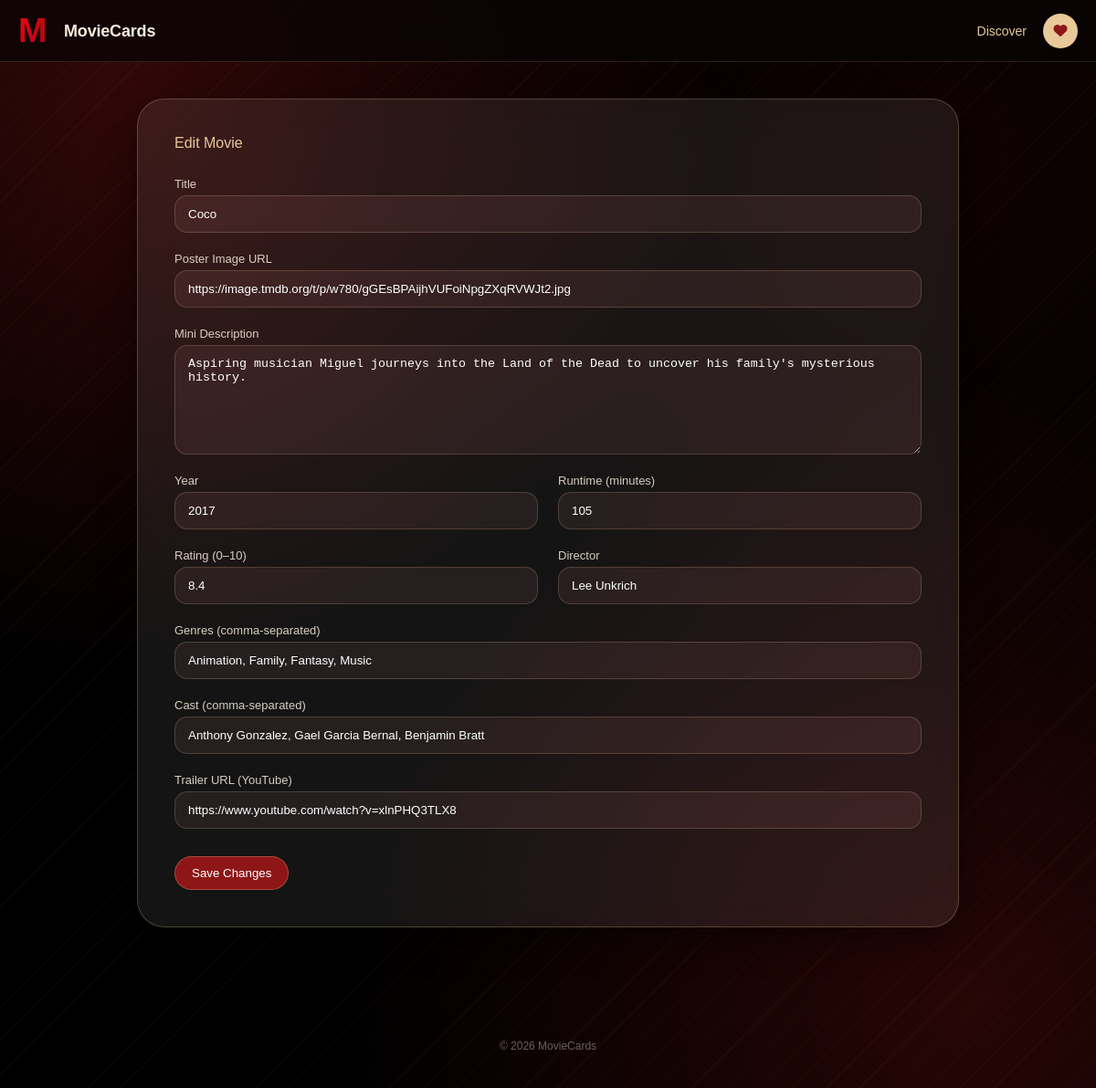
/admin/movie/6/edit (signed in), run on the app's committed database.
### app/models.py (models this page shows, shortened)
class Movie(db.Model):
    __tablename__ = "movies"
    id = db.Column(db.Integer, primary_key=True)
    title = db.Column(db.String(200), nullable=False)
    poster_url = db.Column(db.String(500), nullable=False)
    description = db.Column(db.Text, nullable=False, default="")
    year = db.Column(db.Integer, nullable=True)
    runtime_minutes = db.Column(db.Integer, nullable=True)
    rating = db.Column(db.Float, nullable=True)
    genres = db.Column(db.String(300), nullable=False, default="")  # comma-separated
    director = db.Column(db.String(150), nullable=True)
    cast = db.Column(db.String(500), nullable=True)  # comma-separated names
    trailer_url = db.Column(db.String(500), nullable=True)  # YouTube URL
    created_at = db.Column(db.DateTime, default=utcnow)
    likes = db.relationship("Like", backref="movie", cascade="all, delete-orphan")

### app/routes/admin_routes.py (the view)
@admin.route("/movie/<int:movie_id>/edit", methods=["GET", "POST"])
@login_required
def edit_movie(movie_id):
    movie = Movie.query.get_or_404(movie_id)
    if request.method == "POST":
        _movie_from_form(movie)
        db.session.commit()
        flash(f'"{movie.title}" was updated.', "success")
        return redirect(url_for("admin.dashboard"))
    return render_template("admin/add-movie.html", movie=movie)

### app/routes/admin_routes.py (called while the page is built)
def login_required(view):
    @wraps(view)
    def wrapped(*args, **kwargs):
        if not session.get("is_admin"):
            return redirect(url_for("admin.login", next=request.path))
        return view(*args, **kwargs)
    return wrapped

### app/templates/admin/add-movie.html (shortened to what this page needs)
{% extends "base.html" %}
{% block background %}
{% include "includes/background.html" %}
{% endblock %}
{% block header %}
{% include "includes/header.html" %}
{% endblock %}
{% block content %}
<main class="admin-container">
    <form class="movie-form" method="POST">
        <h2>{{ "Edit Movie" if movie else "Add New Movie" }}</h2>
        <div class="form-grid">
            <div class="form-group full">
                <label for="title">Title</label>
                <input type="text" id="title" name="title" required value="{{ movie.title if movie else '' }}">
            </div>
            <div class="form-group full">
                <label for="poster_url">Poster Image URL</label>
                <input type="url" id="poster_url" name="poster_url" required placeholder="https://..."
                    value="{{ movie.poster_url if movie else '' }}">
            </div>
            <div class="form-group full">
                <label for="description">Mini Description</label>
                <textarea id="description" name="description" required>{{ movie.description if movie else '' }}</textarea>
            </div>
            <div class="form-group">
                <label for="year">Year</label>
                <input type="number" id="year" name="year" min="1900" max="2100"
                    value="{{ movie.year if movie else '' }}">
            </div>
            <div class="form-group">
                <label for="runtime_minutes">Runtime (minutes)</label>
                <input type="number" id="runtime_minutes" name="runtime_minutes" min="1"
                    value="{{ movie.runtime_minutes if movie else '' }}">
            </div>
            <div class="form-group">
                <label for="rating">Rating (0–10)</label>
                <input type="number" id="rating" name="rating" min="0" max="10" step="0.1"
                    value="{{ movie.rating if movie else '' }}">
            </div>
            <div class="form-group">
                <label for="director">Director</label>
                <input type="text" id="director" name="director" value="{{ movie.director if movie else '' }}">
            </div>
            <div class="form-group full">
                <label for="genres">Genres (comma-separated)</label>
                <input type="text" id="genres" name="genres" placeholder="Drama, Comedy, Sci-Fi"
                    value="{{ movie.genres if movie else '' }}">
            </div>
            <div class="form-group full">
                <label for="cast">Cast (comma-separated)</label>
                <input type="text" id="cast" name="cast" placeholder="Actor One, Actor Two"
                    value="{{ movie.cast if movie else '' }}">
            </div>
            <div class="form-group full">
                <label for="trailer_url">Trailer URL (YouTube)</label>
                <input type="url" id="trailer_url" name="trailer_url" placeholder="https://www.youtube.com/watch?v=..."
                    value="{{ movie.trailer_url if movie else '' }}">
            </div>
        </div>
        <button class="submit-btn" type="submit">
            {{ "Save Changes" if movie else "Add Movie" }}
        </button>
    </form>
</main>
{% endblock %}

### app/static/css/style.css (style rules this page uses)
html, body, div, span, applet, object, iframe, h1, h2, h3, h4, h5, h6, p, blockquote, pre, a, abbr, acronym, address, big, cite, code, del, dfn, em, img, ins, kbd, q, s, samp, small, strike, strong, sub, sup, tt, var, b, u, i, center, dl, dt, dd, ol, ul, li, fieldset, form, label, legend, table, caption, tbody, tfoot, thead, tr, th, td, article, aside, canvas, details, embed, figure, figcaption, footer, header, hgroup, menu, nav, output, ruby, section, summary, time, mark, audio, video { margin: 0; padding: 0; border: 0; font-size: 100%; font: inherit; vertical-align: baseline; }
body { line-height: 1; }
* { box-sizing: border-box; }
html { scroll-behavior: smooth; }
body { font-family: "Arial", sans-serif; background: #000000; min-height: 100vh; }
.admin-container { margin-top: 108px; display: flex; justify-content: center; padding: 0 20px 60px; }
.movie-form { max-width: 900px; width: 100%; padding: 40px; border-radius: 30px; background: rgba(255, 255, 255, 0.08); backdrop-filter: blur(25px); border: 1px solid rgba(232, 201, 153, 0.25); box-shadow: 0 12px 40px rgba(0, 0, 0, 0.45); }
.movie-form h2 { margin-bottom: 30px; color: #E8C999; }
.form-grid { display: grid; grid-template-columns: repeat(2, 1fr); gap: 22px; }
.form-group { display: flex; flex-direction: column; }
.form-group.full { grid-column: span 2; }
.form-group label { font-size: 13px; margin-bottom: 6px; color: rgba(248, 238, 223, 0.85); }
.form-group input, .form-group textarea, .form-group select { padding: 12px 14px; border-radius: 14px; border: 1px solid rgba(232, 201, 153, 0.2); background: rgba(255, 163, 163, 0.08); color: white; outline: none; }
.form-group textarea { min-height: 120px; resize: vertical; }
.submit-btn { margin-top: 30px; padding: 10px 18px; border-radius: 999px; border: 1px solid rgba(232, 201, 153, 0.3); background: #8E1616; color: white; cursor: pointer; display: inline-flex; align-items: center; gap: 8px; transition: all 0.2s ease; }

### data on the page
Movie: title "Coco", poster_url "https://image.tmdb.org/t/p/w780/gGEsBPAijhVUFoiNpgZXqRVWJt2.jpg", description "Aspiring musician Miguel journeys into the Land of the Dead to uncover his family's mysterious history.", year "2017", runtime_minutes "105", rating "8.4", director "Lee Unkrich", genres "Animation, Family, Fantasy, Music", cast "Anthony Gonzalez, Gael Garcia Bernal, Benjamin Bratt", trailer_url "https://www.youtube.com/watch?v=xlnPHQ3TLX8"

### other printed values
{{ "Edit Movie" if movie else "Add New Movie" }} "Edit Movie"
{{ "Save Changes" if movie else "Add Movie" }} "Save Changes"
